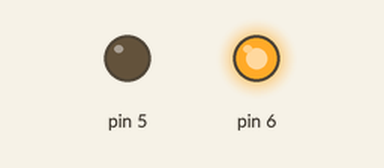
Recording of a sketch running on a simulated Arduino Uno, built with avr-gcc and run on an emulated ATmega328P. Shown: output pins drawn as LEDs (lit = HIGH). What the sketch prints to the serial monitor is not drawn.

Above: at 0.1 s.
Timing chart, 0 to 1.6 s (numbered marks = the images above):
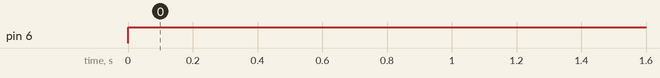

Measured:
- by itself, pin 6: LOW → HIGH at 0.00 s

The sketch:

Marginally_Stable_Code.ino
```cpp
#include <FreqMeasure.h>
#include <math.h>
int motorA1 = 5 ;
int motorA2 = 6 ;
String STR;
String inByte;
float Speed = 0 ;
float error = 0;
float pTerm, iTerm, dTerm;
float controllerOut = 0;
float setPoint = 40;
float Feedback = 0;
float sumError = 0;
float preError = 0;
//float Kp =0.1920*75/12; // 0.32*75/12;
//float Ki =38.40*75/12; //0.0005;
//float Kd =(2.4/10000)*75/12; //0.001;;

float Kp =0.32*75/12;
float Ki =0; //0.0005;
float Kd =0; //0.001;;


float command = 0;
int count = 0 ;
double sum ;
float N = 32;
void setup() {
  pinMode(5 , OUTPUT) ;
  pinMode(6 , OUTPUT) ;
  Serial.begin(115200) ;
  FreqMeasure.begin();
}
void PID(void);
int a = 0;
int t = 0;
void loop() {
  t += 1;
  if (FreqMeasure.available()){
sum = sum + FreqMeasure.read();
count = count +1 ;
if (count > 30){
  float frequency  = FreqMeasure.countToFrequency(sum/count) ;
  //Serial.println(frequency/500) ;
  Feedback = frequency/500;
  //Serial.println(Feedback) ;
  sum = 0 ;
  count = 0 ;
}
}
  error = (setPoint - Feedback);

  Serial.println(Feedback);
  //Serial.println(millis());
  sumError = sumError + error;
  pTerm = Kp*error;
  iTerm = Ki*sumError;
  dTerm = Kd*(error - preError);
  //dTerm = Kd*N*(1+N*sumError);
  if(iTerm>(setPoint))
  {
    iTerm = setPoint;
  }
  preError = error;
  controllerOut = pTerm + iTerm + dTerm;
  if(abs(controllerOut)>75)
  {
      controllerOut = 75;
  }
  Speed = controllerOut/75*255;
    digitalWrite(5 , LOW);
    analogWrite(6 , Speed);
    //delay(0.5);
}
```
